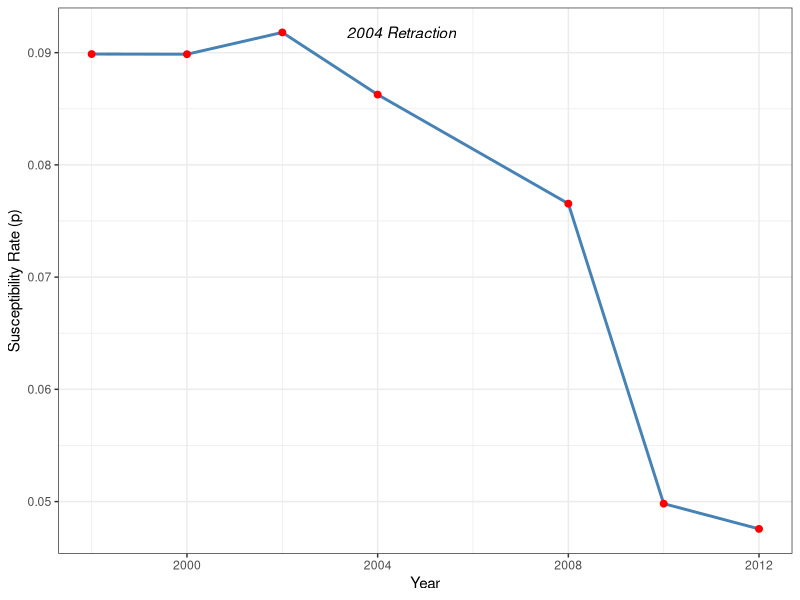
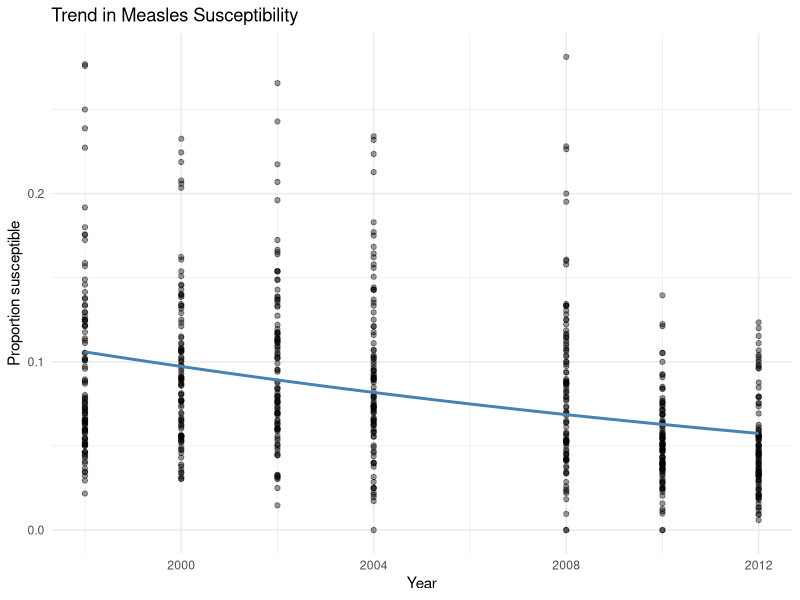

R code for these plots, in order:
## ---- chunk 1
#| echo: false
#| warning: false
#| message: false

library(tidyverse)
library(broom)
library(kableExtra)

data <- read.csv("DAProject16.csv")

data <- data %>%
  mutate(
    proportion = Y/N,
    Year_c = Year - mean(Year),
    post2004 = ifelse(Year >= 2004,1,0)
  )

## ---- chunk 2
#| label: tbl-mdl1
#| tbl-cap: Logistic regression results for temporal trend model
model1 <- glm(cbind(Y, N-Y) ~ Year_c,
  family = binomial,
  data = data)

model1_table <- tidy(model1)

kable(model1_table,
  digits=4)
## ---- chunk 3
#| label: tbl-mdl2
#| tbl-cap: Logistic regression results including post-2004 indicator


model2 <- glm(cbind(Y, N-Y) ~ Year_c + post2004,
  family = binomial,
  data = data)

model2_table <- tidy(model2)

kable(model2_table,
  digits=4)
## ---- chunk 4
#| label: tbl-comparsion
#| tbl-cap: Likelihood ratio test comparing nested models

anova_results <- anova(model1, model2, test="Chisq")

kable(anova_results,
  digits=4)
## ---- chunk 5
#| label: fig-annual-trend
#| fig-width: 4
#| fig-height: 3
#| fig-cap: Observed annual mean susceptibility rates (aggregate)

annual_trend <- data %>%
  group_by(Year) %>%
  summarise(total_Y = sum(Y), total_N = sum(N)) %>%
  mutate(Mean_p = total_Y / total_N)

ggplot(annual_trend, aes(x = Year, y = Mean_p)) +
  geom_line(color = "steelblue", size = 1) +
  geom_point(color = "red", size = 2) +
  annotate("text", x = 2004.5, y = max(annual_trend$Mean_p), 
           label = "2004 Retraction", fontface = "italic") +
  labs(y = "Susceptibility Rate (p)", x = "Year") +
  theme_bw()
## ---- chunk 6
#| label: fig-visual
#| fig-width: 4
#| fig-height: 3
#| fig-pos: 'H'
#| fig-cap: "Trend in Measles Susceptibility"

ggplot(data, aes(x = Year, y = proportion)) +
  geom_point(alpha = 0.4) +
  geom_smooth(method = "glm",
              method.args = list(family = "binomial"),
              se = FALSE,
              colour = "steelblue") +
  labs(title = "Trend in Measles Susceptibility",
       x = "Year",
       y = "Proportion susceptible") +
  theme_minimal()
